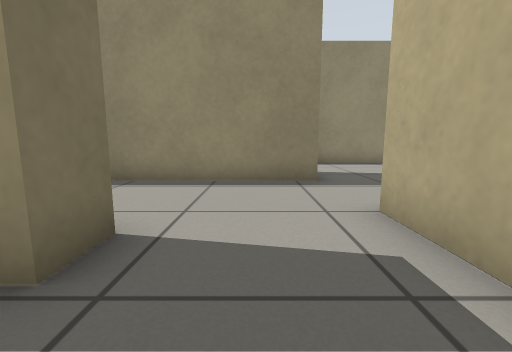
view 1 (above)

23 first-person views from a walk through a robot-simulator world made for Gazebo. The camera is 0.5 m above the floor, tilts 8° down and sees 90° across. The floor is counted in squares, 0.5 m on a side. Each view is taken from the middle of a square. On the plan, view 1 faces up. The plan holds only what a view shows up to about 11 squares ahead; the rest is blank.

view 2
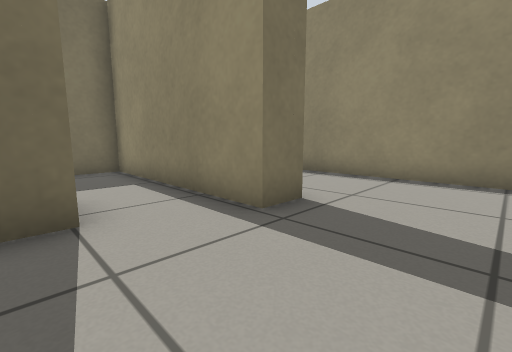

view 3
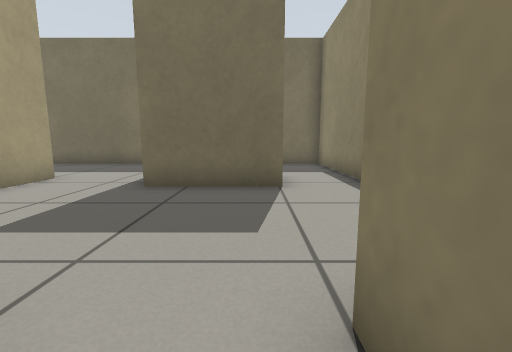

view 4
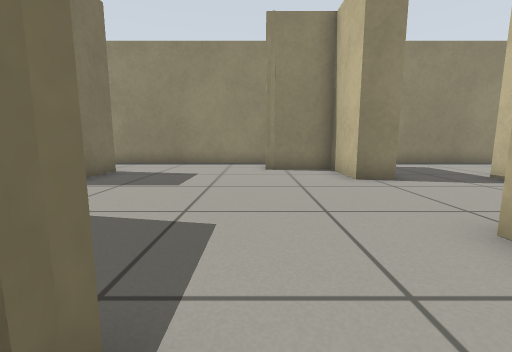

view 5
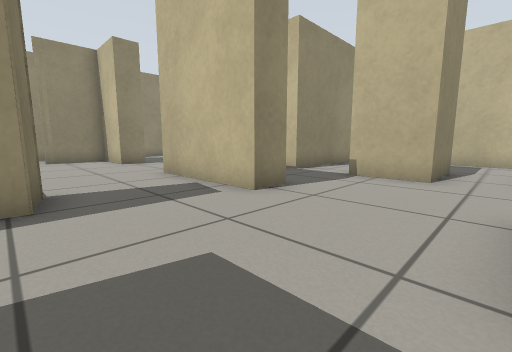

view 6
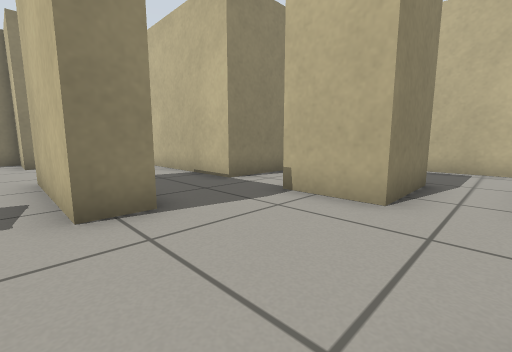

view 7
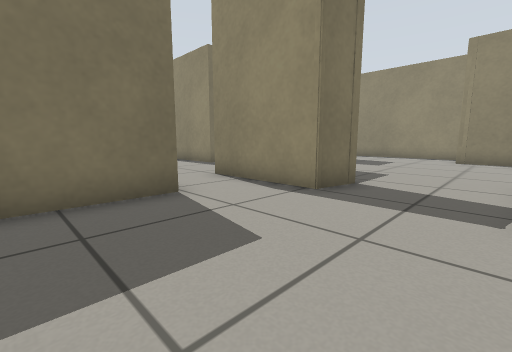

view 8
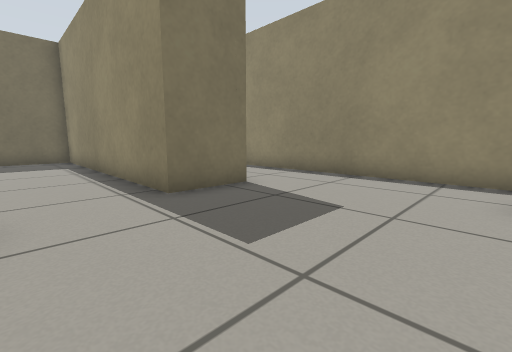

view 9
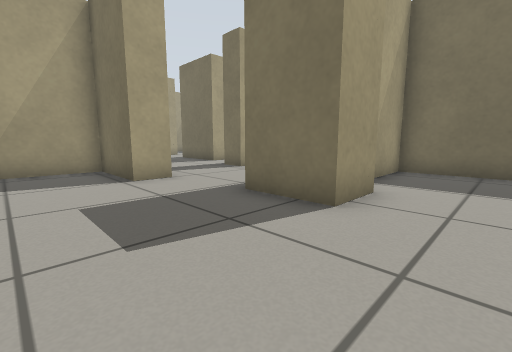

view 10
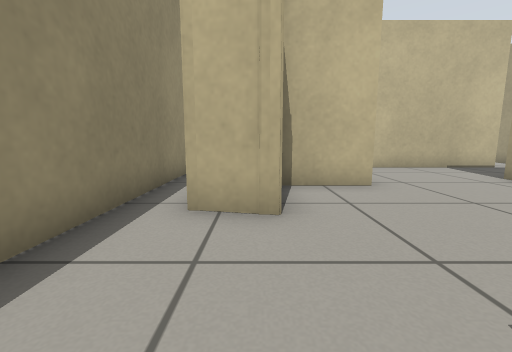

view 11
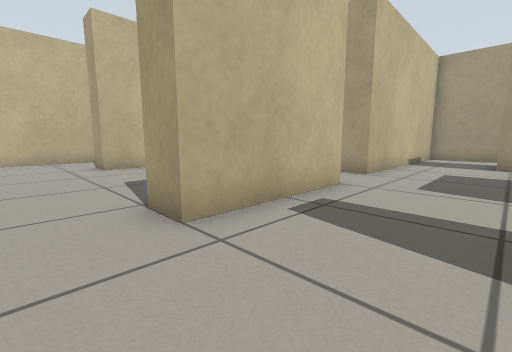

view 12
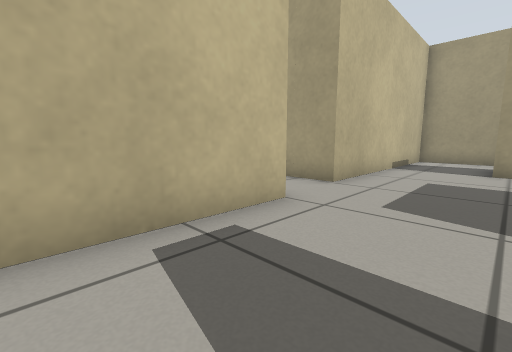

view 13
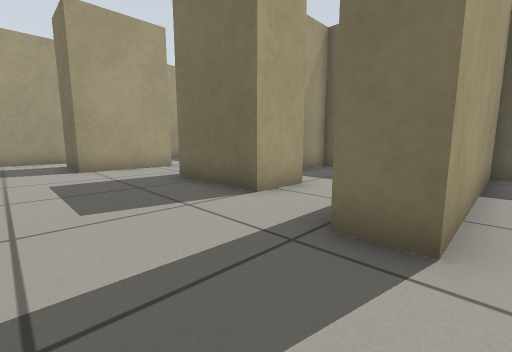

view 14
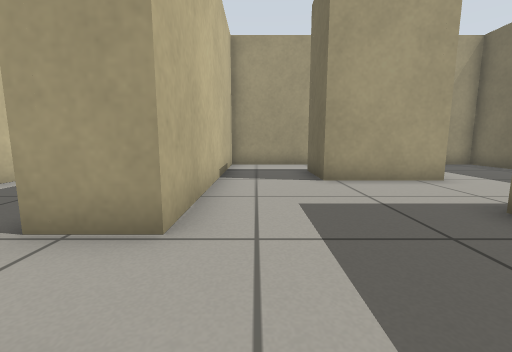

view 15
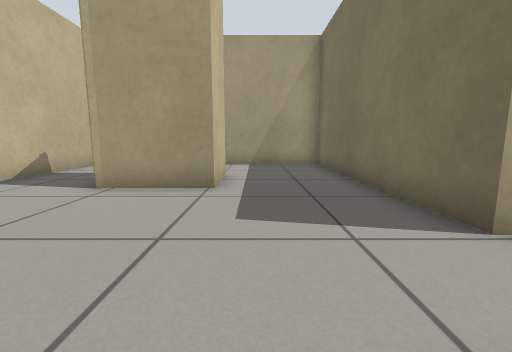

view 16
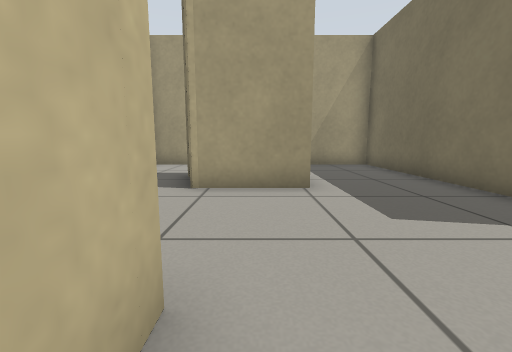

view 17
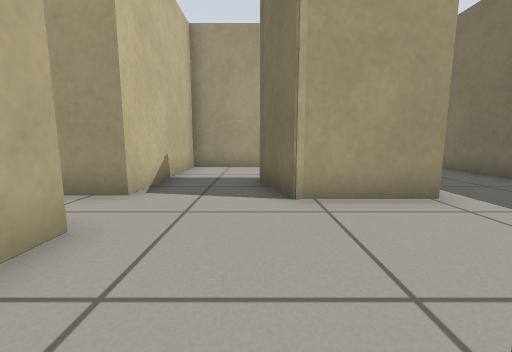

view 18
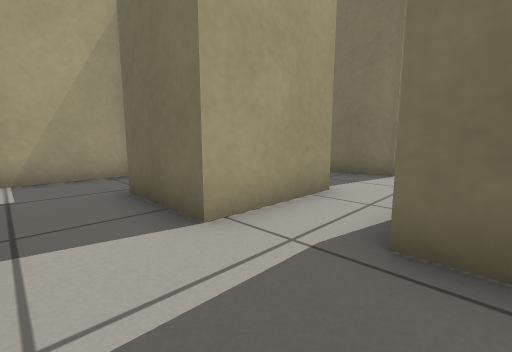

view 19
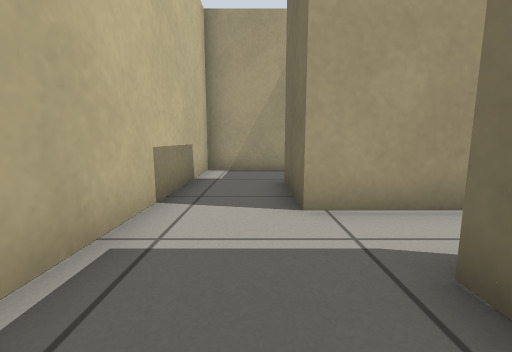

view 20
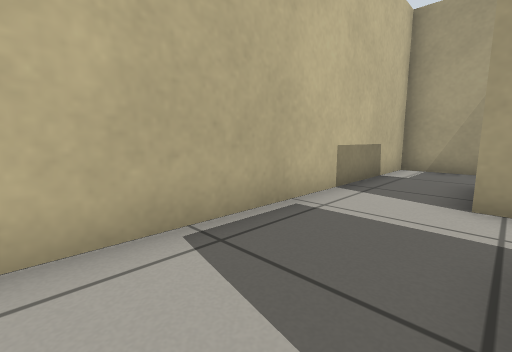

view 21
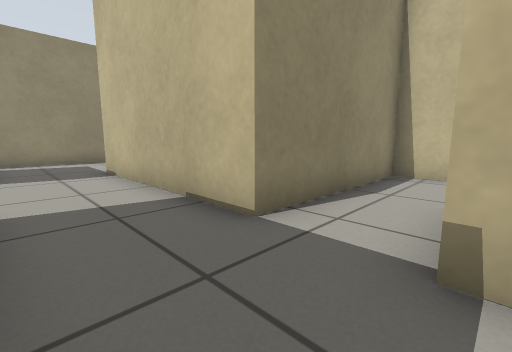

view 22
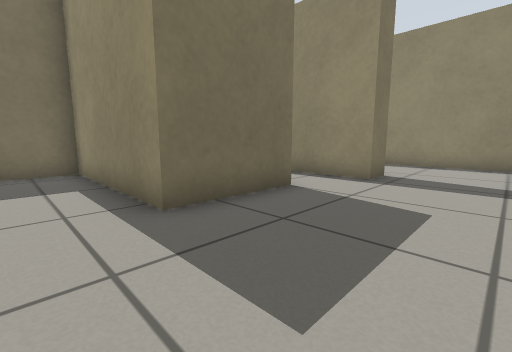

view 23
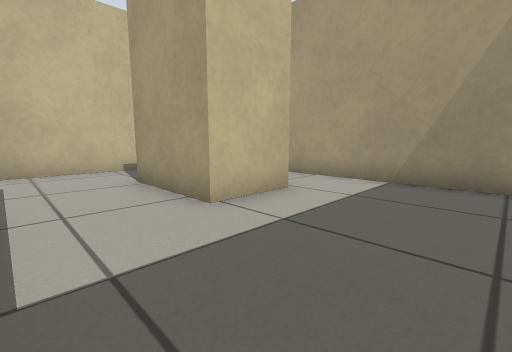

### Floor plan
Ten units are one square. View 1 is at (0, 0); x grows to the right and y downward. Boxes are objects, and circles mark ways between rooms. Rooms are numbered by the first view taken in them; rooms with no view inside come last. Other rooms are left out.
<svg viewBox="-83 -116 264 226">
<path fill="none" stroke="#000" d="M-40 4 -25 4 -25 24M-15 -17 -78 -17 -78 -1M17 5 17 -15M-78 21 -64 21M55 -8 52 5 17 5M17 -15 17 -35 27 -35 27 -8 51 -8M96 -65 85 -65 85 -87 63 -87 66 -100M67 -86 63 -87M96 14 85 14 85 -27 96 -27M20 26 35 26 35 56M-1 -82 15 -82 15 -62 -78 -62 -78 -27 -15 -27 -15 -17M69 53 93 53M145 -3 123 -3 123 -69M121 37 121 16M139 17 145 17M144 -111 -18 -111M-39 -101 -39 -75 -19 -75M146 37 121 37M123 56 153 56 153 81M145 105 176 105 176 14M146 29 146 37M176 14 176 -3 145 -3M-37 63 -7 63M-25 24 -25 34 -35 34M20 65 20 26M-35 34 -78 34 -78 66M69 74 69 53M93 53 99 73M98 105 123 105 123 56M35 56 35 105 72 105M-37 84 -37 63M-7 63 -7 84M-78 66 -78 105 20 105 20 65"/>
<circle cx="0" cy="-20" r="3" fill="#2a7"/>
<circle cx="25" cy="15" r="3" fill="#2a7"/>
<circle cx="-5" cy="30" r="3" fill="#2a7"/>
<circle cx="135" cy="45" r="3" fill="#2a7"/>
<circle cx="135" cy="5" r="3" fill="#2a7"/>
<circle cx="110" cy="65" r="3" fill="#2a7"/>
<circle cx="50" cy="65" r="3" fill="#2a7"/>
<circle cx="160" cy="25" r="3" fill="#2a7"/>
<circle cx="-30" cy="50" r="3" fill="#2a7"/>
<circle cx="5" cy="75" r="3" fill="#2a7"/>
<circle cx="-55" cy="75" r="3" fill="#2a7"/>
<text x="-30" y="0">1</text>
<text x="60" y="-30">2</text>
<text x="160" y="60">3</text>
<text x="160" y="0">4</text>
<text x="-10" y="50">5</text>
<text x="-60" y="50">6</text>
<text x="80" y="80">7</text>
<text x="-30" y="90">8</text>
</svg>
Room 1 opens to room 2. Room 1 opens to room 5. Room 2 opens to room 3. Room 2 opens to room 4. Room 2 opens to room 7. Room 3 opens to room 4. Room 5 opens to room 6. Room 5 opens to room 8. Room 6 opens to room 8.

Where each view was taken, in squares from view 1:
view 1: 0 up, 0 right, facing up
view 2: 1 down, 1 right, facing up-left
view 3: 1 down, 3 right, facing left
view 4: 0 up, 6 right, facing up
view 5: 5 down, 5 right, facing up-right
view 6: 5 down, 8 right, facing up-right
view 7: 5 down, 8 right, facing up-left
view 8: 4 up, 6 right, facing up-left
view 9: 10 up, 5 right, facing down-left
view 10: 9 up, 3 right, facing right
view 11: 5 up, 1 left, facing down-right
view 12: 3 up, 1 left, facing down-right
view 13: 3 up, 1 right, facing down-left
view 14: 0 up, 1 right, facing down
view 15: 0 up, 6 right, facing down
view 16: 0 up, 8 right, facing down
view 17: 1 down, 10 right, facing down
view 18: 3 down, 17 right, facing down-left
view 19: 2 down, 16 right, facing down
view 20: 1 down, 15 right, facing down-right
view 21: 2 down, 10 right, facing up-right
view 22: 5 down, 1 right, facing up-left
view 23: 4 down, 7 left, facing down-right
